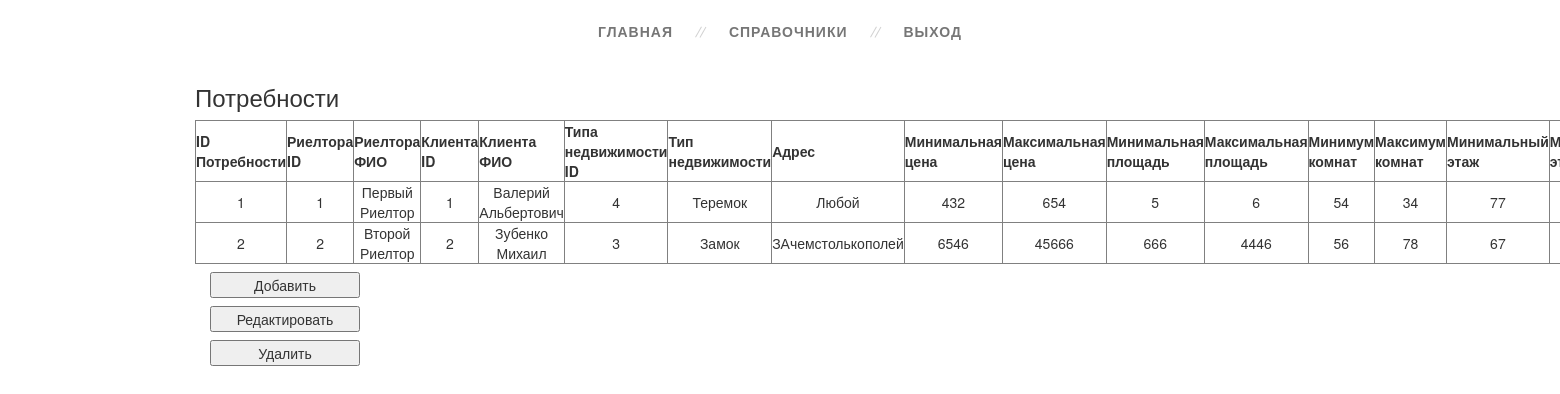
/Need.php, run on the app's committed database.
### tables this page shows
CREATE TABLE `Need` (
  `ID_Need` int(11) NOT NULL,
  `Realtor_ID` int(11) NOT NULL,
  `Client_ID` int(11) NOT NULL,
  `TypeObj_ID` int(11) NOT NULL,
  `Address` varchar(50) DEFAULT NULL,
  `MinPrice` float DEFAULT NULL,
  `MaxPrice` float DEFAULT NULL,
  `MinArea` float DEFAULT NULL,
  `MaxArea` float DEFAULT NULL,
  `MinKolvoRoom` int(11) DEFAULT NULL,
  `MaxKolvoRoom` int(11) DEFAULT NULL,
  `MinFloor` int(11) DEFAULT NULL,
  `MaxFloor` int(11) DEFAULT NULL,
  `MinNumFloors` int(11) DEFAULT NULL,
  `MaxNumFloors` int(11) DEFAULT NULL,
  `Status_ID` int(11) NOT NULL,
  `IsDelete` bit(1) NOT NULL DEFAULT b'0'
);

CREATE TABLE `Realtor` (
  `ID_Realtor` int(11) NOT NULL,
  `Email` varchar(50) NOT NULL,
  `Password` varchar(50) NOT NULL,
  `FIO` varchar(255) NOT NULL,
  `CommissionShare` float DEFAULT NULL,
  `IsDelete` bit(1) NOT NULL DEFAULT b'0'
);

CREATE TABLE `Client` (
  `ID_Client` int(11) NOT NULL,
  `FIO` varchar(255) DEFAULT NULL,
  `Phone` varchar(50) DEFAULT NULL,
  `Email` varchar(50) DEFAULT NULL,
  `IsDelete` bit(1) NOT NULL DEFAULT b'0'
);

CREATE TABLE `TypeObj` (
  `ID_TypeObj` int(11) NOT NULL,
  `Name` varchar(100) NOT NULL,
  `IsDelete` bit(1) NOT NULL DEFAULT b'0'
);

### model/ModelBase.php (called while the page is built, shortened)
<?php
abstract class ModelBase
{
	private static $db_host = "localhost";
	private static $db_username = "root";
	private static $db_password = "";
	private static $db_name = "ProjectSRID";
	private static $connection;
	protected static $select;
	protected static $table;
	private static function OpenConnection()
	{
		self::$connection = mysqli_connect(self::$db_host, self::$db_username, self::$db_password, self::$db_name);
	}
	public static function Select()
	{
		$query = static::$select . " WHERE " . static::$table .".IsDelete != 1";
		$result = mysqli_query(self::$connection, $query);
		$list = array();
		while ($row = mysqli_fetch_assoc($result))
		{
			$entity = new $class;
			foreach ($row as $key => $value)
			{
				$entity->$key = $value;
			}
			$list[] = $entity;
    	}
		return $list;
	}
}
?>

### Need.php (the view, shortened to what this page needs)
<?php
require_once "model\ModelBase.php";
?>
<!doctype html>
<html lang="en">
<head>
    <link rel="stylesheet" href="style.css">
    <link rel="stylesheet" href="libs/Bootstrap/css/bootstrap.min.css">
</head>
<body>
<div class="section">
    <div class="container">
        <div class="row">
            <nav>
                <ul class="topmenu">
                    <li><a href="Main.php">Главная</a></li>
                    <li><a>Справочники</a>
                    </li>
                    <li><a href="Auth.php">Выход</a></li>
                </ul>
            </nav>
        </div>
    </div>
    <div class="container">
        <div class="row" id="table_need">
            <h3>Потребности</h3>
            <?php
            $need = new Need();
            $all_needs = $need->Select();
            echo '<table class="tableInfo col-lg-2" border="1">';
            echo '<tr><th>ID Потребности</th><th>Риелтора ID</th><th>Риелтора ФИО</th><th>Клиента ID</th><th>Клиента ФИО</th><th>Типа недвижимости ID</th><th>Тип недвижимости</th><th>Адрес</th><th>Минимальная цена</th><th>Максимальная цена</th><th>Минимальная площадь</th><th>Максимальная площадь</th><th>Минимум комнат</th><th>Максимум комнат</th><th>Минимальный этаж</th><th>Максимальный этаж</th><th>Минимум этажей</th><th>Максимум этажей</th><th>Статуса ID</th><th>Статус</th></tr>';
            foreach ($all_needs as $single_need)
            {
                echo '<tr>';
                echo '<td>' . $single_need->ID_Need . '</td>';
                echo '<td>' . $single_need->Realtor_ID . '</td>';
                echo '<td>' . $single_need->Realtor_FIO . '</td>';
                echo '<td>' . $single_need->Client_ID . '</td>';
                echo '<td>' . $single_need->Client_FIO . '</td>';
                echo '<td>' . $single_need->TypeObj_ID . '</td>';
                echo '<td>' . $single_need->TypeObj_Name . '</td>';
                echo '<td>' . $single_need->Address . '</td>';
                echo '<td>' . $single_need->MinPrice . '</td>';
                echo '<td>' . $single_need->MaxPrice . '</td>';
                echo '<td>' . $single_need->MinArea . '</td>';
                echo '<td>' . $single_need->MaxArea . '</td>';
                echo '<td>' . $single_need->MinKolvoRoom . '</td>';
                echo '<td>' . $single_need->MaxKolvoRoom . '</td>';
                echo '<td>' . $single_need->MinFloor . '</td>';
                echo '<td>' . $single_need->MaxFloor . '</td>';
                echo '</tr>';
            }
            echo '</table>';
            ?>
            <div class="col-lg-2 buttons">
                <button id="button_add">Добавить</button>
                <button id="button_update">Редактировать</button>
                <button id="button_delete">Удалить</button>
            </div>
        </div>
    </div>
</div>
</body>
</html>

### style.css (style rules this page uses)
.tableInfo { text-align: center; }
.buttons button { margin-top: 8px; width: 150px; }
* { box-sizing: border-box; }
body { margin: 0; }
nav { background: white; }
nav ul { list-style: none; margin: 0; padding: 0; }
nav a { text-decoration: none; outline: none; display: block; transition: .4s ease-in-out; }
.topmenu { text-align: center; padding: 10px 0; }
.topmenu > li { display: inline-block; position: relative; }
.topmenu > li:after { content: ""; position: absolute; right: 0; width: 1px; height: 12px; background: #d2d2d2; top: 16px; box-shadow: 4px -2px 0 #d2d2d2; transform: rotate(30deg); }
.topmenu > li:last-child:after { background: none; box-shadow: none; }
.topmenu > li > a { padding: 12px 26px; color: #767676; text-transform: uppercase; font-weight: bold; letter-spacing: 1px; font-family: 'Exo 2', sans-serif; }
body { font: 14px/21px "Lucida Sans", "Lucida Grande", "Lucida Sans Unicode", sans-serif; }

### data on the page
need: ID_Need "1", Realtor_ID "1", Realtor_ID.FIO "Первый Риелтор", Client_ID "1", Client_ID.FIO "Валерий Альбертович", TypeObj_ID "4", TypeObj_ID.Name "Теремок", Address "Любой", MinPrice "432", MaxPrice "654", MinArea "5", MaxArea "6", MinKolvoRoom "54", MaxKolvoRoom "34", MinFloor "77"
need: ID_Need "2", Realtor_ID "2", Realtor_ID.FIO "Второй Риелтор", Client_ID "2", Client_ID.FIO "Зубенко Михаил", TypeObj_ID "3", TypeObj_ID.Name "Замок", Address "ЗАчемстолькополей", MinPrice "6546", MaxPrice "45666", MinArea "666", MaxArea "4446", MinKolvoRoom "56", MaxKolvoRoom "78", MinFloor "67"
